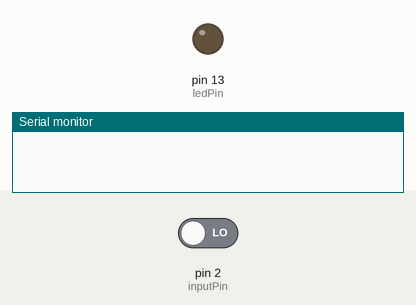
A sketch run on a simulated Arduino Uno, built with avr-gcc and run on an emulated ATmega328P. On the bench: output pins drawn as LEDs (lit = HIGH), the last lines printed to the serial monitor. Inputs (shaded band) come from the test bench; at power-on: pin 2 (inputPin) LOW.

Above: at 1.2 s.
1.3 s: pin 2 (inputPin) driven HIGH
At 2.4 s:
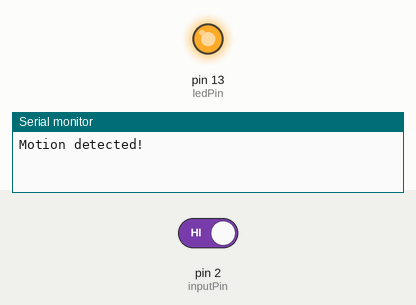
2.8 s: pin 2 (inputPin) driven LOW
At 3.5 s:
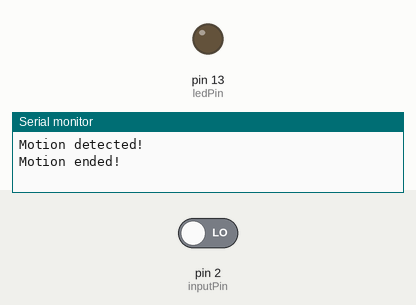
Timing chart, 0 to 5.8 s (numbered marks = the images above; inputs shaded):
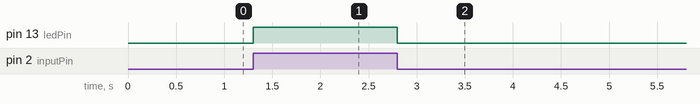

The sketch:

sensor.ino
```cpp
int ledPin = 13;
int inputPin = 2;
int pirState = LOW;
int val = 0;
void setup() {
pinMode(ledPin, OUTPUT);
pinMode(inputPin, INPUT);
Serial.begin(9500);
}
void loop() {
val = digitalRead(inputPin);
if (val == HIGH) {
if (pirState == LOW) {
Serial.println("Motion detected!");
digitalWrite(ledPin, HIGH);
pirState = HIGH;
}
}
else {
if (pirState == HIGH) {
Serial.println("Motion ended!");
digitalWrite(ledPin, LOW);
pirState = LOW;
}
}
}
```

Measured:
- after the input at 1.3 s, pin 13 (ledPin): LOW → HIGH at once
- after the input at 2.8 s, pin 13 (ledPin): HIGH → LOW at once
